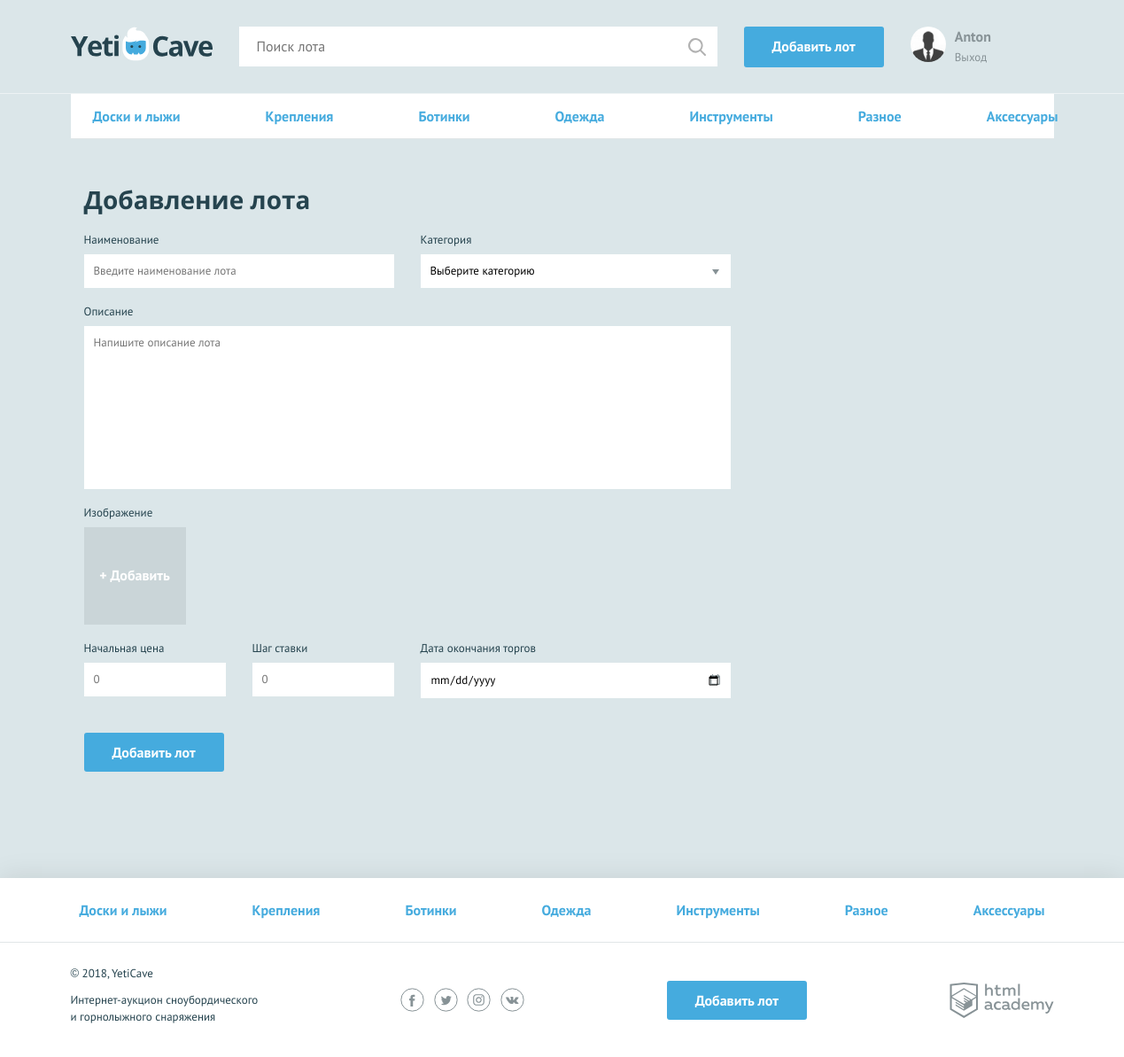
/add.php (signed in), run on the app's committed database.
### tables this page shows
CREATE TABLE categories (
id INT AUTO_INCREMENT PRIMARY KEY,
name VARCHAR(64) NOT NULL
);

### functions.php (called while the page is built, shortened)
<?php
function render_template($path, $array) {
    extract($array);
    if (file_exists($path)){
        include($path);
        $content=ob_get_clean();
    } else {
        $content = "";
    }
    return $content;
};
function esc($str) {
    return htmlspecialchars($str);
};

### sql_functions.php (called while the page is built, shortened)
<?php
function getCategoryList($link) {
    $sql =  'SELECT id, name FROM categories ORDER BY id ASC';
    $result = mysqli_query($link, $sql);
    if ($result) {
        $array = mysqli_fetch_all($result, MYSQLI_ASSOC);
    }
    else {
        throw new Exception('DATABASE ERROR');
    }
    return $array;
};
?>

### templates/add.php (the view, shortened to what this page needs)
<nav class="nav">
    <ul class="nav__list container">
    <?php foreach ($categories as $category): ?>
      <li class="nav__item">
        <a href="all-lots.html"><?=$category['name']; ?></a>
      </li>
      <?php endforeach; ?>
    </ul>
  </nav>
  <form class="form form--add-lot container <?=!empty($errors) ? 'form--invalid' : '';?> action="add.php" method="post" enctype="multipart/form-data">
    <h2>Добавление лота</h2>
    <div class="form__container-two">
      <div class="form__item <?=isset($errors['name']) ? $error_class : '';?>">
        <label for="lot-name">Наименование</label>
        <input id="lot-name" type="text" name="lot-name" placeholder="Введите наименование лота" value="<?=esc($lot['name']); ?>">
      </div>
      <div class="form__item <?=isset($errors['category']) ? $error_class : '';?>">
        <label for="category">Категория</label>
        <select id="category" name="category" value="<?=$lot['category']; ?>">
          <option value="">Выберите категорию</option>
        </select>
      </div>
    </div>
    <div class="form__item form__item--wide <?=isset($errors['message']) ? $error_class : '';?>">
      <label for="message">Описание</label>
      <textarea id="message" name="message" placeholder="Напишите описание лота" ><?=esc($lot['message']); ?></textarea>
    </div>
    <div class="form__item form__item--file">
      <label>Изображение</label>
      <div class="form__input-file  <?=!empty($errors['file']) ? $error_class : '';?>">
        <label for="photo2">
          <span class="">+ Добавить</span>
        </label>
      </div>
    </div>
    <div class="form__container-three">
      <div class="form__item form__item--small <?=isset($errors['rate']) ? $error_class : '';?>">
        <label for="lot-rate">Начальная цена</label>
        <input id="lot-rate" type="number" name="lot-rate" placeholder="0" value="<?=esc($lot['rate']); ?>">
      </div>
      <div class="form__item form__item--small <?=isset($errors['step']) ? $error_class : '';?>">
        <label for="lot-step">Шаг ставки</label>
        <input id="lot-step" type="number" name="lot-step" placeholder="0" value="<?=esc($lot['step']); ?>">
      </div>
      <div class="form__item <?=isset($errors['date']) ? $error_class : '';?>">
        <label for="lot-date">Дата окончания торгов</label>
        <input class="form__input-date" id="lot-date" type="date" name="lot-date" value="<?=esc($lot['date']); ?>">
      </div>
    </div>
    <button type="submit" class="button">Добавить лот</button>
  </form>

### templates/layout.php (shortened to what this page needs)
<!DOCTYPE html>
<html lang="ru">
<head>
    <link href="css/normalize.min.css" rel="stylesheet">
    <link href="css/style.css" rel="stylesheet">
</head>
<body>
<header class="main-header">
    <div class="main-header__container container">
        <a class="main-header__logo" href="/">
            <img src="img/logo.svg" width="160" height="39" alt="Логотип компании YetiCave">
        </a>
        <form class="main-header__search" method="get" action="https://echo.htmlacademy.ru">
            <input type="search" name="search" placeholder="Поиск лота">
            <input class="main-header__search-btn" type="submit" name="find" value="Найти">
        </form>
        <a class="main-header__add-lot button" href="add.php">Добавить лот</a>
        <nav class="user-menu">
            <?php if (isset($_SESSION['user'])): ?>
                <div class="user-menu__image">
                    <img src="<?=!empty($user_avatar) ? $user_avatar: 'img/anonim.jpg'; ?>" width="40" height="40" alt="Пользователь">
                </div>
                <div class="user-menu__logged">
                    <p><?=$user_name; ?></p>
                        <div class="user-menu__item">
                            <a href="logout.php">Выход</a>
                        </div>
                </div>
            <?php endif; ?>
        </nav>
    </div>
</header>
<main class="container"><?=$content; ?></main>
<footer class="main-footer">
    <nav class="nav">
        <ul class="nav__list container">
            <?php foreach ($categories as $category): ?>
                <li class="nav__item">
                    <a href="all-lots.html"><?=$category['name'];?></a>
                </li>
            <?php endforeach; ?>
        </ul>
    </nav>
    <div class="main-footer__bottom container">
        <div class="main-footer__copyright">
            <p>© 2018, YetiCave</p>
            <p>Интернет-аукцион сноубордического и горнолыжного снаряжения</p>
        </div>
        <div class="main-footer__social social">
            <a class="social__link social__link--facebook" href="#">Facebook
            </a>
            <a class="social__link social__link--twitter" href="#">Twitter
            </a>
            <a class="social__link social__link--instagram" href="#">Instagram
            </a>
            <a class="social__link social__link--vkontakte" href="#">Вконтакте
            </a>
        </div>
        <a class="main-footer__add-lot button" href="add.php">Добавить лот</a>
        <div class="main-footer__developed-by">
            <a class="logo-academy" href="https://htmlacademy.ru/intensive/php">HTML Academy
            </a>
        </div>
    </div>
</footer>
</body>
</html>

### data on the page
categories: name "Доски и лыжи"
categories: name "Крепления"
categories: name "Ботинки"
categories: name "Одежда"
categories: name "Инструменты"
categories: name "Разное"
categories: name "Аксессуары"

### other printed values
$user_name "Anton"
